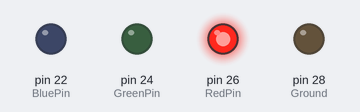
The sketch below on a simulated Arduino Mega 2560, built with avr-gcc and run on an emulated ATmega2560. Parts: output pins drawn as LEDs (lit = HIGH).

Above: at 0.5 s.
At 1.5 s:
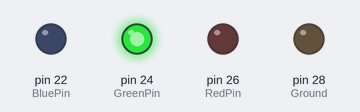
At 5.5 s:
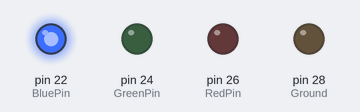
Timing chart, 0 to 6.9 s (numbered marks = the images above):
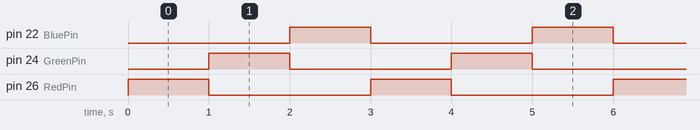

The sketch:

study_1.ino
```cpp
int RedPin = 26;
int GreenPin = 24;
int BluePin = 22;
int Ground = 28;

void setup() {
  pinMode(RedPin, OUTPUT);
  pinMode(GreenPin, OUTPUT);
  pinMode(BluePin, OUTPUT);
  pinMode(Ground, OUTPUT);

  digitalWrite(RedPin, LOW);
  digitalWrite(GreenPin, LOW);
  digitalWrite(BluePin, LOW);
  digitalWrite(Ground, LOW);
}

void loop() {
  digitalWrite(RedPin, HIGH);

  delay(1000);

  digitalWrite(RedPin, LOW);
  digitalWrite(GreenPin, HIGH);

  delay(1000);

  digitalWrite(GreenPin, LOW);
  digitalWrite(BluePin, HIGH);

  delay(1000);

  digitalWrite(BluePin, LOW);
}
```

Measured:
- by itself, pin 22 (BluePin), pin 24 (GreenPin), pin 26 (RedPin): alternates HIGH for 1.0 s and LOW for 2.0 s
- by itself, everything shown: repeats every 3.0 s, in 4 steps
